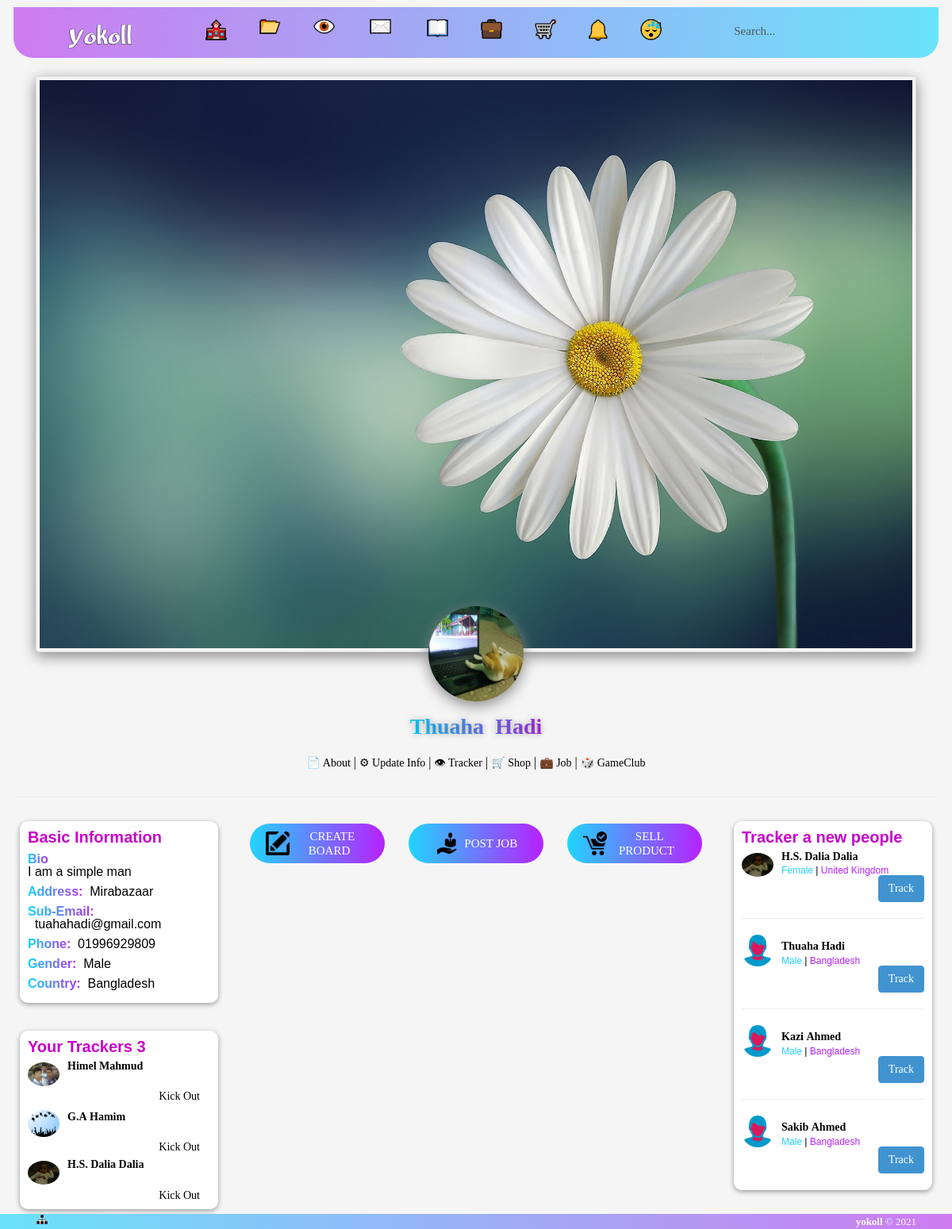
The app's page /user/thuaha.hadi (signed in) with its own data.
### tables this page shows
CREATE TABLE IF NOT EXISTS `members` (
`id` int(225) NOT NULL,
  `fname` varchar(100) NOT NULL,
  `lname` varchar(100) NOT NULL,
  `user` varchar(25) NOT NULL,
  `email` varchar(100) NOT NULL,
  `password` varchar(50) NOT NULL,
  `gender` varchar(100) NOT NULL,
  `address` varchar(300) NOT NULL,
  `city` varchar(100) NOT NULL,
  `country` varchar(50) NOT NULL,
  `contact` varchar(15) NOT NULL,
  `bday` varchar(100) NOT NULL,
  `profilepic` varchar(500) NOT NULL,
  `coverphoto` varchar(500) NOT NULL,
  `bio` varchar(250) NOT NULL,
  `experiences` varchar(200) NOT NULL,
  `primary_school` varchar(100) NOT NULL,
  `high_school` varchar(100) NOT NULL,
  `college` varchar(100) NOT NULL,
  `graduation_college` varchar(100) NOT NULL,
  `work` varchar(100) NOT NULL,
  `art_and_enter` varchar(200) NOT NULL,
  `home_address` varchar(100) NOT NULL,
  `home_city` varchar(100) NOT NULL,
  `home_country` varchar(100) NOT NULL,
  `home_contact` varchar(15) NOT NULL,
  `office_contact` varchar(15) NOT NULL,
  `sub_email` varchar(50) NOT NULL,
  `link` varchar(500) NOT NULL,
  `verified` varchar(200) NOT NULL,
  `real_time` datetime NOT NULL,
  `join_time` varchar(50) NOT NULL,
  `update_time` varchar(25) NOT NULL,
  `security_que` varchar(500) NOT NULL,
  `security_ans` text NOT NULL,
  `search_name` varchar(500) NOT NULL
);

### bin/access/social/myprofile.php (the view, shortened to what this page needs)
     <div class="container">
  <div class="row">
    <div class="col-md-12">
   <?php
		$user=$_SESSION['SESS_MEMBER_ID'];
		$hamim1 = mysql_query("SELECT * FROM members WHERE user = '$user'");
while($dalia = mysql_fetch_array($hamim1))
  {
	  ?>
      <div align="center">
  <a title="Change Banner Image" href="http://localhost/social/update/banner/<?php echo $dalia['user'];?>"><img alt="Unable to View" class="responsive pro_banner img-thumbnail" src="http://localhost/social/<?php echo $dalia["coverphoto"] ;?>"></a>
  </div>
    </div>
  </div>
  <div class="row">
    <div class="col-md-4"></div>
  <div class="col-md-4">
   <div align="center">
  <a title="Update Photo" href="http://localhost/social/update/picture/<?php echo $dalia['user'];?>"><img alt="Unable to View" class="responsive pro_img img-circle" src="http://localhost/social/<?php echo $dalia["profilepic"] ;?>"></a>
  </div>
  </div>
  <div class="col-md-4"></div>
     </div>
       <div class="row">
    <div class="col-md-4"></div>
  <div class="col-md-4">
  <div align="center">
  <div class="pro_name_box">
  <strong class="pro_name"><?php echo $dalia["fname"];?>&nbsp;<?php echo $dalia["lname"];?></strong><?php echo $dalia["verified"]; ?>
  </div>
  </div>
  </div>
  <div class="col-md-4"></div>
     </div>
 <div class="row">
  <div class="col-md-2"></div>
  <div class="col-md-8">
  <div class="pro_setting">
<a href="http://localhost/social/profile/view/about/<?php echo $_SESSION['SESS_MEMBER_ID'];?>">📄 About</a> | <a href="http://localhost/social/update/info/">⚙ Update Info</a> | <a href="http://localhost/social/view/all/track/">👁‍ Tracker</a> | <a href="http://localhost/social/shop/mypost/">🛒 Shop</a> | <a href="http://localhost/social/profile/job/mypost/">💼 Job</a> | <a href="http://localhost/social/gameclub/">🎲 GameClub</a>
 </div>
  </div>
  <div class="col-md-2"></div>
  </div>
    </div>
  <div class="container-fluid">
 <hr/>
  <div class="row">
  <div class="col-md-3">
  <div class="row">
  <div class="col-md-12 col-sm-12">
 <div class="pro_left">
 <div class="pro_left_cotent">
 <div class="left_title">
<strong>Basic Information</strong>
</div>
 <div class="left_info_div">
 <span class="pro_span"><strong>Bio</strong></span><br/><?php echo $dalia["bio"] ;?>
 </div>
<div class="left_info_div">
 <span class="pro_span"><strong>Address:</strong></span>&nbsp;&nbsp;<?php echo $dalia["address"] ;?>
 </div>
 <div class="left_info_div">
<span class="pro_span"><strong>Sub-Email:</strong></span>&nbsp;&nbsp;<?php echo $dalia["sub_email"] ;?>
</div>
<div class="left_info_div">
<span class="pro_span"><strong>Phone:</strong></span>&nbsp;&nbsp;<?php echo $dalia["contact"] ;?>
</div>
<div class="left_info_div">
<span class="pro_span"><strong>Gender:</strong></span>&nbsp;&nbsp;<?php echo $dalia["gender"] ;?>
</div>
<div class="left_info_div">
<span class="pro_span"><strong>Country:</strong></span>&nbsp;&nbsp;<?php echo $dalia["country"] ;?><br/><br/>
</div>
 </div>
 </div>
</div>
</div>
   <?php
  }
    ?>
  <div class="row">
  <div class="col-md-12 col-sm-12">
 <div class="pro_left">
 <div class="pro_left_cotent">
 <div class="left_title">
<strong>Your Trackers <?php
$result = mysql_query("SELECT * FROM friends WHERE requested='".$_SESSION['SESS_MEMBER_ID'] ."' and status='accepted' ORDER BY requested ASC");
	$numberOfRows = MYSQL_NUMROWS($result);
	echo $numberOfRows;
	?></strong>
</div>
<?php
									$hamim2 = mysql_query("SELECT * FROM friends WHERE requested='".$_SESSION['SESS_MEMBER_ID'] ."' and status='accepted' ORDER BY requested ASC");
								while($dalia1 = mysql_fetch_array($hamim2))
								  {
								  $qwe=$dalia1['addedby'];
								  $hamim3 = mysql_query("SELECT * FROM members WHERE user='$qwe' ORDER BY RAND() LIMIT 10");
								while($dalia2 = mysql_fetch_array($hamim3))
								  {
	  echo  '<ul class="bkt bku">';
           echo  '<li class="oq aaw">';
           echo  "<img height='40px' width='40px' class='img-circle' src='http://localhost/social/" . $dalia2["profilepic"] . "'>";
          echo  '<div class="right_user">';
            echo  '<strong>'.'<a href=http://localhost/social/user/'.$dalia2["user"] . '>' . $dalia2['fname'] . '&nbsp;'.$dalia2['lname'].'&nbsp;'.$dalia2['verified'] . '</a>'.'</strong>';
            echo  '<div class="bkx">';
              echo  '<div align="right"><a href=http://localhost/social/tracker/list/out/'.$dalia1["id"] .' title="Click to Delete Tracker from your tracker list">'.'<button class="btn button_color"> Kick Out</button>'.'</a></div>';
								  }
             echo  '</div>';
            echo  '</div>';
           echo  '</li>';
         echo  '</ul>';
				  }
				  ?>
 </div>
 </div>
</div>
</div>
  </div>
  <div class="col-md-6">
<?php include 'bin/access/social/post-bar.php';?>
 <div class="pro_left">
 </div>
  </div>
  <div class="col-md-3">
  <div class="pro_left">
 <div class="pro_left_cotent">
 <div class="left_title">
<strong>Tracker a new people</strong>
</div>
  <?php
			   $hamim8 = mysql_query("SELECT * FROM members ORDER BY RAND() LIMIT 6");
while($tuhan9 = mysql_fetch_array($hamim8))
  {
	  ?>
       <?php
					$commentid=$tuhan9["user"];
					$rrr=$_SESSION['SESS_MEMBER_ID'];
								$qry="SELECT * FROM friends WHERE addedby = '$rrr' AND requested = '$commentid' AND status='accepted'";
						$result=mysql_query($qry);
							if(mysql_num_rows($result) > 0) {?>
							<?php
							}else {
								?>
       <img class="img-circle" src="http://localhost/social/<?php echo $tuhan9["profilepic"] ;?>" height="40px" width="40px">
          <div class="right_user">
        <strong><a href="http://localhost/social/user/<?php echo $tuhan9["user"];?>"><?php echo $tuhan9['fname'] . '&nbsp;'.$tuhan9['lname'] .'&nbsp;'.$tuhan9['verified'];?></a></strong></div>
        <div class="right_info">
        <font color="#27cefd"><?php echo $tuhan9["gender"];?></font>&nbsp;|&nbsp;<font color="#b621ff"><?php echo $tuhan9["country"];?></font>
        </div>
                                <div align="right">
								<a href="http://localhost/social/tracker/list/addnew/<?php echo $tuhan9["user"];?>" title="Click to track this person">
                                <button class="btn btn-info">
							<font color=""><b>Track</b></font>
							</button>
                                    </a></div>
                            <hr/>
                                <?php
							}
						?>
  <?php
				  }
				  ?>
  </div>
 </div>
  </div>
 </div>
 </div>

### bin/access/css/yokoll.css (style rules this page uses)
body,html,.row-offcanvas { height:100%; }
body { padding-top: 0px; }
.right_user { margin: -40px 0px 0px 50px; }
.right_info { font-size: 12px; margin: 0px 0px 0px 50px; }
.button_color { margin: 10px 0px 0px 50px; border-radius:25px; background: linear-gradient(to right, rgba(13, 215, 255,10.0) , rgba(180, 43, 237,10.0)); }
.pro_img { height:120px; width:120px; margin-top:-66px; box-shadow: 0px 5px 18px #888888; }
.pro_banner { box-shadow: 0px 5px 18px #888888; }
.pro_name { font-size: 28px; font-family:Comic Sans MS; background: linear-gradient(to right, rgba(13, 215, 255,10.0) , rgba(180, 43, 237,10.0)); -webkit-background-clip: text; -webkit-text-fill-color: transparent; text-shadow: 0px 0px 8px rgba(0, 0, 0,.3); margin:10px 10px 10px 10px; }
.pro_name_box { margin-top:10px; }
.pro_setting { font-family:Comic Sans MS; margin: 20px 10px 10px 10px; text-align: center; }
.pro_left { height:100% auto; width:100% auto; padding:10px 10px 10px 10px; }
.pro_left_cotent { box-shadow: 0 2px 6px 0 rgba(0, 0, 0, 0.2), 0 2px 6px 0 rgba(0, 0, 0, 0.19); margin-bottom:15px; padding:10px 10px 0px 10px; border-radius:10px; background-color:#FFFFFF; }
.pro_span { background: linear-gradient(to right, rgba(13, 215, 255,10.0) , rgba(180, 43, 237,10.0)); -webkit-background-clip: text; -webkit-text-fill-color: transparent; float:left; max-width: 100%; }
.left_info_div { margin-bottom: 9px; }
.left_title { color:#C800CD; font-size: 20px; margin-bottom:10px; border-bottom-color:#2FABF9 1px solid; }

### bin/access/css/chat-aria.css (style rules this page uses)
html, body, div, span, applet, object, iframe, h1, h2, h3, h4, h5, h6, p, blockquote, pre, a, abbr, acronym, address, big, cite, code, del, dfn, em, img, ins, kbd, q, s, samp, small, strike, strong, sub, sup, tt, var, b, u, i, center, dl, dt, dd, ol, ul, li, fieldset, form, label, legend, table, caption, tbody, tfoot, thead, tr, th, td, article, aside, canvas, details, embed, figure, figcaption, footer, header, hgroup, menu, nav, output, ruby, section, summary, time, mark, audio, video { margin: 0; padding: 0; border: 0; font-size: 100%; font: inherit; vertical-align: baseline; }
body { line-height: 1; }
ol, ul { list-style: none; }
html { width: 100%; }
body { width: 100%; color:#FFFFFF; }
@media (min-width: 768px) { body { font-size: 16px; } }
a { text-decoration: none; }
button { cursor: pointer; font-size: inherit; border: 0; }
strong { font-weight: 600; }
img { max-width: 100%; height: auto; }
* { box-sizing: border-box; }

### bin/access/css/main.css (style rules this page uses)
* { margin: 0px; padding: 0px; box-sizing: border-box; }
body, html { height: 100%; font-family: Poppins-Regular, sans-serif; color: #000000; }
a { font-family: Poppins-Regular; font-size: 14px; line-height: 1.7; color: #000000; margin: 0px; transition: all 0.4s; -webkit-transition: all 0.4s; -o-transition: all 0.4s; -moz-transition: all 0.4s; }
ul, li { margin: 0px; list-style-type: none; }
button { outline: none !important; border: none; background: transparent; }

### records on screen
members: coverphoto (picture), profilepic (picture), fname "Thuaha", lname "Hadi", bio "I am a simple man", address "Mirabazaar", sub_email "tuahahadi@gmail.com", contact "01996929809", gender "Male", country "Bangladesh"
members: profilepic (picture), fname "Himel", lname "Mahmud"
members: profilepic (picture), fname "G.A", lname "Hamim"
members: profilepic (picture), fname "H.S. Dalia", lname "Dalia", gender "Female", country "United Kingdom"
members: profilepic (placeholder picture), fname "Thuaha", lname "Hadi", gender "Male", country "Bangladesh"
members: profilepic (placeholder picture), fname "Kazi", lname "Ahmed", gender "Male", country "Bangladesh"
members: profilepic (placeholder picture), fname "Sakib", lname "Ahmed", gender "Male", country "Bangladesh"

### other values on screen
$numberOfRows "3"
